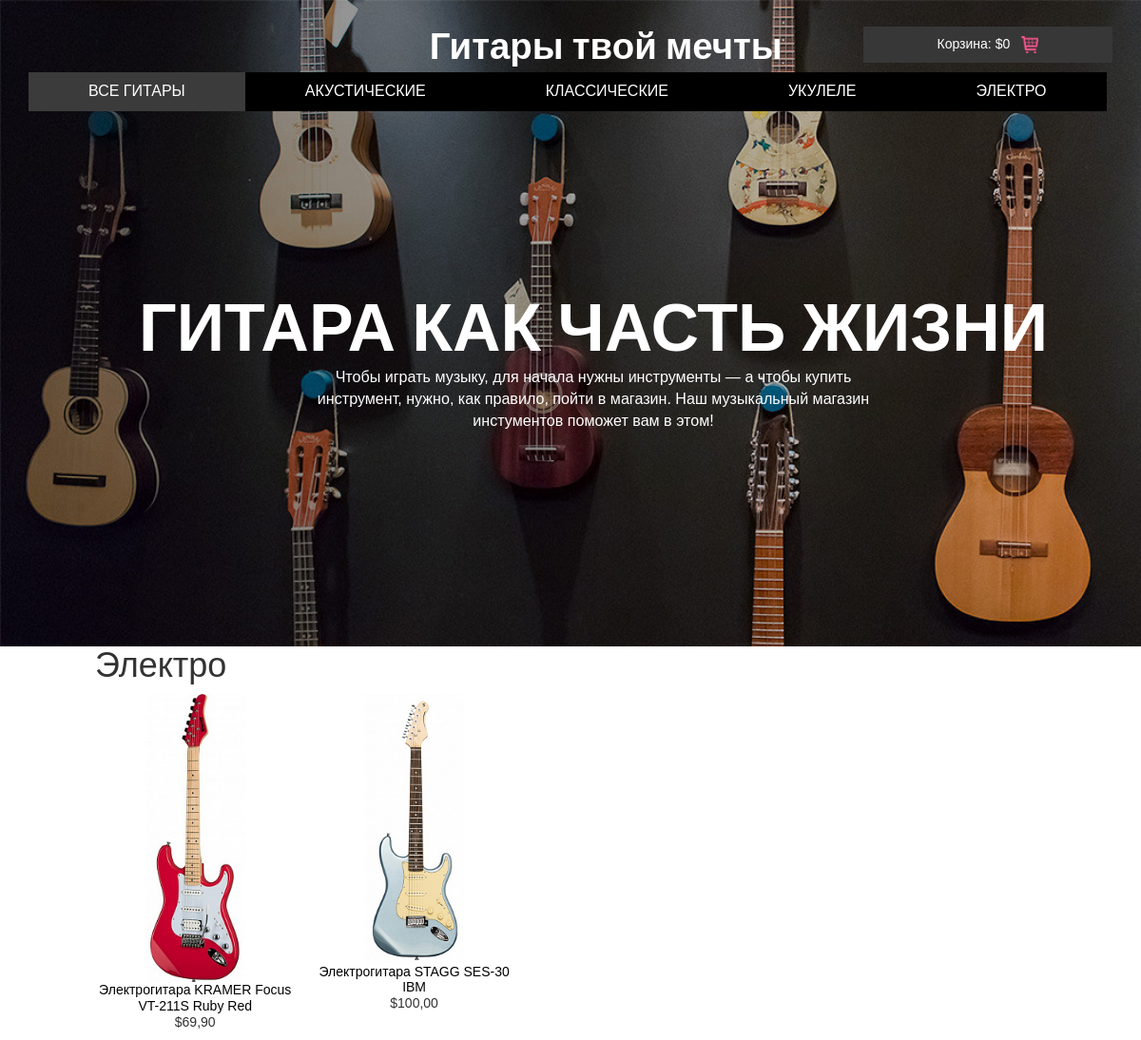
The page /elektro/ on the database its author committed.
### shop/models.py (models this page shows, shortened)
class Category(models.Model):
    name = models.CharField(max_length=200, db_index=True)
    slug = models.SlugField(max_length=200, db_index=True, unique=True)
    class Meta:
        ordering = ('name',)
        verbose_name = 'Категория'
        verbose_name_plural = 'Категории'

class Product(models.Model):
    objects = models.Manager()
    category = models.ForeignKey(Category, related_name='products', on_delete=models.CASCADE)
    name = models.CharField(max_length=200, db_index=True)
    slug = models.SlugField(max_length=200, db_index=True)
    image = models.ImageField(upload_to='products/%Y/%m/%d', blank=True)
    description = models.TextField(blank=True)
    price = models.DecimalField(max_digits=10, decimal_places=2)
    stock = models.PositiveIntegerField()
    available = models.BooleanField(default=True)
    created = models.DateTimeField(auto_now_add=True)
    updated = models.DateTimeField(auto_now=True)
    class Meta:
        ordering = ('name',)
        index_together = (('id', 'slug'),)
    def get_absolute_url(self):
        return reverse('shop:product_detail', args=[self.id, self.slug])

### shop/views.py (the view)
# urls.py: path('', views.product_list, name='product_list'),
def product_list(request, category_slug=None):
    category = None
    categories = Category.objects.all()
    products = Product.objects.filter(available=True)
    if category_slug:
        category = get_object_or_404(Category, slug=category_slug)
        products = products.filter(category=category)
    return render(request, 'shop/product/list.html',
                  {
                      'category': category,
                      'categories': categories,
                      'products': products
                  })

### cart/cart.py (called while the page is built)
    def get_total_price(self):
        return sum(Decimal(item['price']) * item['quantity'] for item in self.cart.values())

### cart/context_processors.py (called while the page is built)
def cart(request):
    return {'cart': Cart(request)}

### shop/templates/shop/product/list.html (shortened to what this page needs)
{% extends "shop/base.html" %}
{% load static %}
{% block content %}
<div id="main" class="product-list">
<h1>{% if category %}{{ category.name }}{% else %}Все гитары{% endif %}</h1>
{% for product in products %}
<div class="item">
<a href="{{ product.get_absolute_url }}">
    <img src="{% if product.image %}{{ product.image.url }}{%else %}{% static 'img/no_image.png' %}{% endif %}">
</a>
<a href="{{ product.get_absolute_url }}">{{ product.name }}</a>
<br>
${{ product.price }}
</div>
{% endfor %}
</div>
{% endblock %}

### shop/static/css/style.css (style rules this page uses)
body { font-family: 'Arimo', sans-serif; background: #fff; margin:0; }
body a { transition:0.5s all; -webkit-transition:0.5s all; -moz-transition:0.5s all; -o-transition:0.5s all; -ms-transition:0.5s all; }
h1,h2,h3,h4,h5,h6 { margin:0; }

### shop/static/css/component.css (style rules this page uses)
*, *:after, *::before { -webkit-box-sizing: border-box; -moz-box-sizing: border-box; box-sizing: border-box; }

### shop/static/css/base.css (style rules this page uses)
body { margin:0; padding:0; font-family:helvetica, sans-serif; }
h1, h2, h3, h4, h5 , h6 { font-family: 'Ubuntu', sans-serif; font-weight:normal; }
a { text-decoration:none; color:#5993bb; }
img { width:18px; heigth:50px; }
#main { float:left; width: 96%; margin-right:-220px; overflow:hidden; }
.product-list .item a { color: #000; }
.product-list .item { width:24%; padding:10px 20px 10px 0; float:left; text-align:center; line-height:1.2; display: block; margin: 0 auto; }
.product-list .item img { width:50%; margin-bottom:8px; display: block; margin: 0 auto; }

### rows shown on the page
Category: name "Электро"
Product: image (picture), name "Электрогитара KRAMER Focus VT-211S Ruby Red", price "69,90"
Product: image (picture), name "Электрогитара STAGG SES-30 IBM", price "100,00"

### other values the page prints
{{ cart.get_total_price }} "0"
